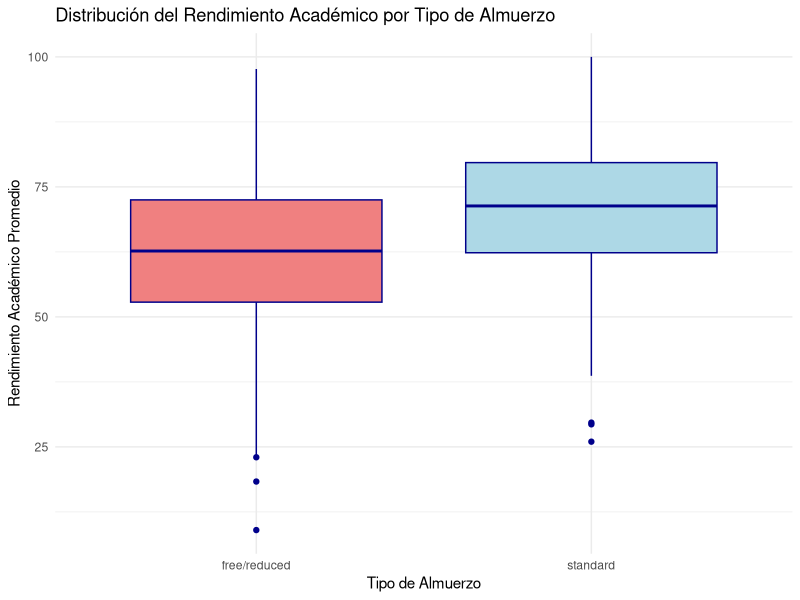

R code for this plot:
# Cargar las librerías necesarias
library(ggplot2)
library(dplyr)
library(readr)
library(nortest)
library(car)

# Fase 1: Cargar y Preparar los Datos
# ------------------------------------
# Cargar el archivo CSV con los datos de rendimiento académico de los estudiantes
data <- read_csv("StudentsPerformance.csv")

# Calcular el promedio de rendimiento académico general (average_score)
data <- data %>%
  mutate(average_score = (math_score + reading_score + writing_score) / 3)

# Dividir los datos en dos grupos según el tipo de almuerzo:
# - standard_lunch: estudiantes con almuerzo estándar
# - free_reduced_lunch: estudiantes con almuerzo gratuito o reducido
standard_lunch <- data %>%
  filter(lunch == "standard") %>%
  pull(average_score)

free_reduced_lunch <- data %>%
  filter(lunch == "free/reduced") %>%
  pull(average_score)

# Fase 2: Verificación de Supuestos
# -----------------------------------
# Verificar la normalidad de los datos en cada grupo usando el Test de Anderson-Darling
ad_test_standard <- ad.test(standard_lunch)
ad_test_free_reduced <- ad.test(free_reduced_lunch)

# Resultados de la prueba de Anderson-Darling:
# --------------------------------------------
# - Grupo standard_lunch: A = 0.51572, p-value = 0.1902
#   Este resultado sugiere que no se rechaza la hipótesis nula de normalidad para este grupo.
# - Grupo free_reduced_lunch: A = 0.46002, p-value = 0.2597
#   Al igual que el grupo anterior, este p-value indica que no se rechaza la hipótesis nula de normalidad.

# Verificar la homogeneidad de varianzas entre los dos grupos usando el Test de Levene
levene_test_result <- leveneTest(average_score ~ lunch, data = data)

# Resultado del Test de Levene:
# -----------------------------
# - F value = 3.5494, p-value = 0.05986
#   Aunque el p-valor es ligeramente superior a 0.05, lo que sugiere que las varianzas entre los grupos son homogéneas,
#   este valor indica que la homogeneidad de varianzas es aceptable para proceder con la prueba t asumiendo varianzas iguales.

# Fase 3: Realizar la Prueba t
# -----------------------------
# Dado que los grupos son grandes y se asume homogeneidad de varianzas, se realiza la prueba t para muestras independientes.
# Esta prueba determinará si el promedio de rendimiento académico difiere significativamente entre los estudiantes con almuerzo estándar
# y aquellos con almuerzo gratuito o reducido.
t_test_result <- t.test(standard_lunch, free_reduced_lunch, var.equal = TRUE, alternative = "greater")

# Resultados de la Prueba t:
# --------------------------
# - t = 9.5751, df = 998, p-value < 2.2e-16
#   Este p-valor extremadamente bajo indica una diferencia significativa en los promedios de rendimiento académico entre los dos grupos.
# - Intervalo de confianza del 95%: [7.152872, Inf]
#   Esto sugiere que el promedio de los estudiantes con almuerzo estándar es al menos 7.15 puntos mayor que el de aquellos con almuerzo gratuito o reducido.
# - Media de standard_lunch: 70.83721
# - Media de free_reduced_lunch: 62.19906
#   Las medias indican que los estudiantes con almuerzo estándar tienen un rendimiento académico promedio mayor.

# Fase 4: Visualización de los Resultados
# ---------------------------------------
# Crear el boxplot para la comparación de los dos grupos
boxplot_lunch <- ggplot(data, aes(x = lunch, y = average_score, fill = lunch)) +
  geom_boxplot(color = "darkblue") +
  labs(title = "Distribución del Rendimiento Académico por Tipo de Almuerzo",
       x = "Tipo de Almuerzo",
       y = "Rendimiento Académico Promedio") +
  scale_fill_manual(values = c("standard" = "lightblue", "free/reduced" = "lightcoral")) +
  theme_minimal() +
  theme(legend.position = "none")

# Guardar solo el boxplot en un archivo PNG
ggsave("objective2/inferential_analysis/images/boxplot_lunch.png", boxplot_lunch, width = 10, height = 8)

# Este boxplot muestra que los estudiantes con almuerzo estándar tienden a tener un rendimiento académico
# superior en comparación con aquellos que reciben almuerzo gratuito o reducido, con menos valores atípicos en el grupo de almuerzo estándar.
